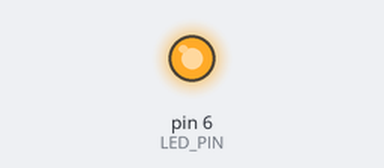
Simulated run of this sketch. Board: Arduino Uno, built with avr-gcc and run on an emulated ATmega328P. On the bench: output pins drawn as LEDs (lit = HIGH). Storage starts empty; what the sketch prints to the serial monitor is not drawn.

Above: at 0.1 s.
At 3.1 s:
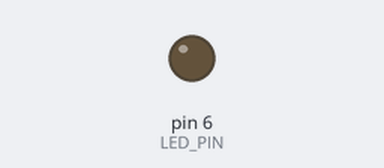
Timing chart, 0 to 4.6 s (numbered marks = the images above):
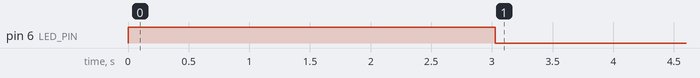

The sketch:

CU-1106_UART_SD.ino
```cpp
/*
 */

#include <Wire.h>
#include <SPI.h>
#include <SdFat.h>

const uint8_t sdChipSelect = SS;
SdFat sd;
SdFile file;

const int  RDY = 5;

const byte message_Version[4] = {0x11, 0x01, 0x1E, 0xD0};                   //Read the software version of device.
const byte message_Serial[4]  = {0x11, 0x01, 0x1F, 0xCF};                   //Read the serial number of device.
const byte message_Cont[5]    = {0x11, 0x02, 0x51, 0x01,0x9B};              //Set to continuous power mode.
const byte message_Meas[7]    = {0x11, 0x04, 0x50, 0x00, 0x02, 0x02, 0x97}; //Set to 2 second interval and smooth data of 2
const byte message_Read[4]    = {0x11, 0x01, 0x01, 0xED};                   //Ask for CO2 reading.

byte buf_Version[17];
byte buf_Serial[16];
byte buf_Cont[6];
byte buf_Meas[6];
byte buf_Read[10];

uint16_t timeData;
uint16_t concData;
const byte LED_PIN      = 6;
const byte DETACH_PIN   = 7;


void setup() {

  //SETUP SERIAL
  Serial.begin(9600);
  pinMode(LED_PIN,      OUTPUT);
  pinMode(DETACH_PIN,   INPUT_PULLUP);
  digitalWrite(LED_PIN, HIGH);

  delay(1000);

  //SETUP SDCARD MODULE
  if(sd.begin(sdChipSelect) == false) {
    Serial.println("Module not detected. Please check wiring. ");
    while (1);
  }
  file.open("SensorData-SL-N.csv", O_CREAT|O_WRITE|O_APPEND);


  //CHECK SOFTWARE VERSION OF DEVICE
//  Serial.write(message_Version, 4);
//  Serial.readBytes(buf_Version, 17);
//  lcd.print("Software Version");
//  lcd.setCursor(0,1);
//  for (int i=0; i<17; i++) {
//    lcd.print(buf_Version[i], HEX);
//    lcd.print("-");
//  }
//  delay(1000);
//  lcd.clear();

  //CHECK SERIAL NUMBER OF DEVICE
//  Serial.write(message_Serial, 4);
//  Serial.readBytes(buf_Serial, 16);
//  lcd.print("Device Serial:");
//  lcd.setCursor(0,1);
//  for (int i=0; i<16; i++) {
//    lcd.print(buf_Serial[i], HEX);
//    lcd.print("-");
//  }
//  delay(1000);
//  lcd.clear();


  //SET TO CONTINUOUS MODE
  Serial.write(message_Cont, 5);
  Serial.readBytes(buf_Cont, 6);
  //lcd.print("Continuous Set:");
  //lcd.setCursor(0,1);
  //for (int i=0; i<6; i++) {
  //  lcd.print(buf_Cont[i], HEX);
  //  lcd.print("-");
  //}
  //delay(1000);
  //lcd.clear();


  //SET MEASUREMENT PERIOD
  Serial.write(message_Meas, 7);
  Serial.readBytes(buf_Meas, 6);
  //lcd.print("Measurement Set:");
  //lcd.setCursor(0,1);
  //for (int i=0; i<6; i++) {
  //  lcd.print(buf_Meas[i], HEX);
  //  lcd.print("-");
  //}
  //delay(1000);
  //lcd.clear();


  digitalWrite(LED_PIN, LOW);

  //ASK FOR READING ONLY ONCE
  Serial.write(message_Read, 4);
}

void loop() {
  if (Serial.available()) {
    Serial.readBytes(buf_Read, 10);
    timeData = millis()/1000;
    concData = buf_Read[3]*256 + buf_Read[4];

    if (!digitalRead(DETACH_PIN)){
      digitalWrite(LED_PIN, HIGH);
      file.print(timeData);
      file.print(',');
      file.println(concData);
      file.sync();
    }
    else{
      file.close();
    }

    digitalWrite(LED_PIN, LOW);
    delay(500);
    Serial.write(message_Read, 4);  // ask for next measurement

  }

  else {
    //Serial.println("Waiting");
  }
}
```
